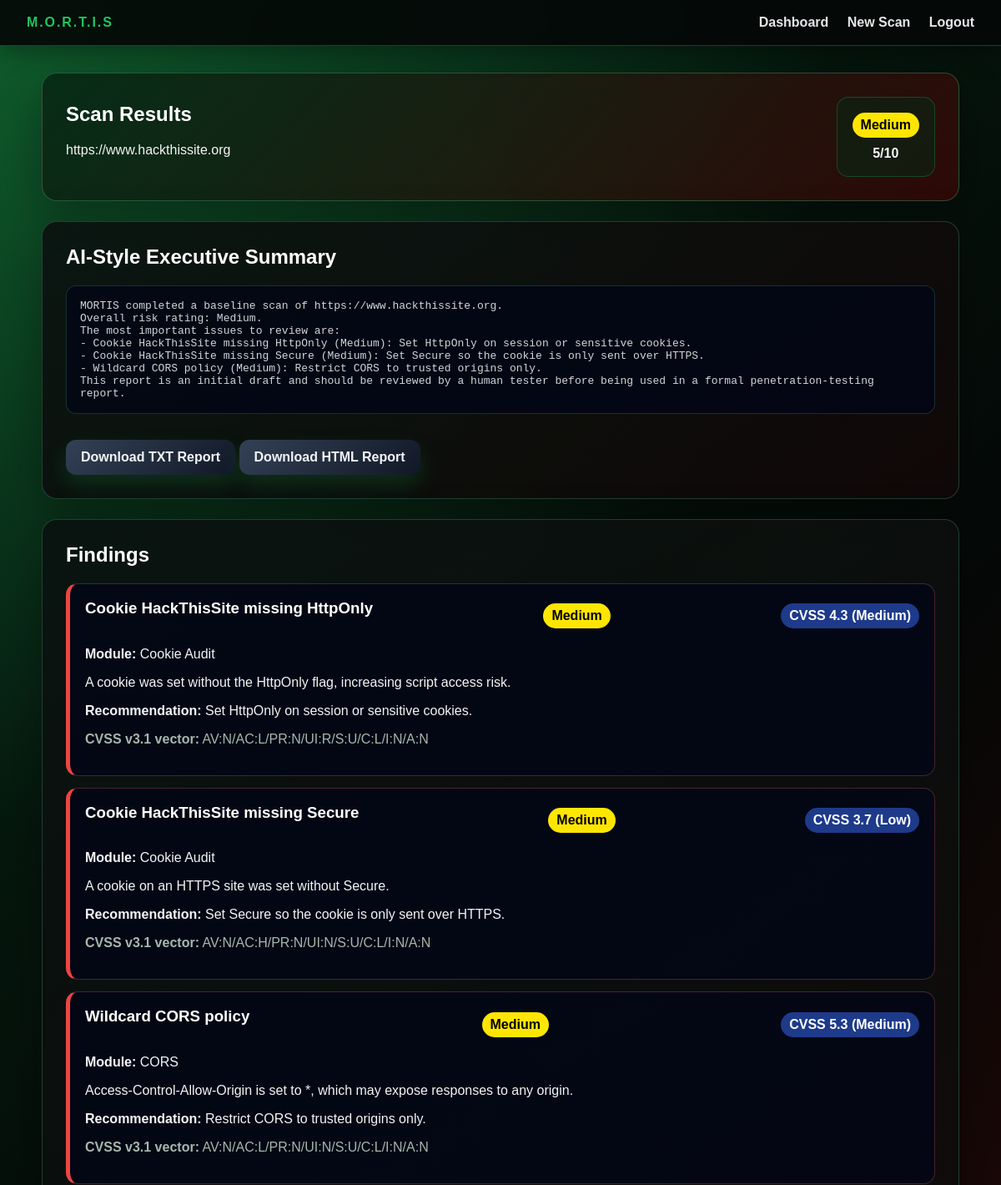
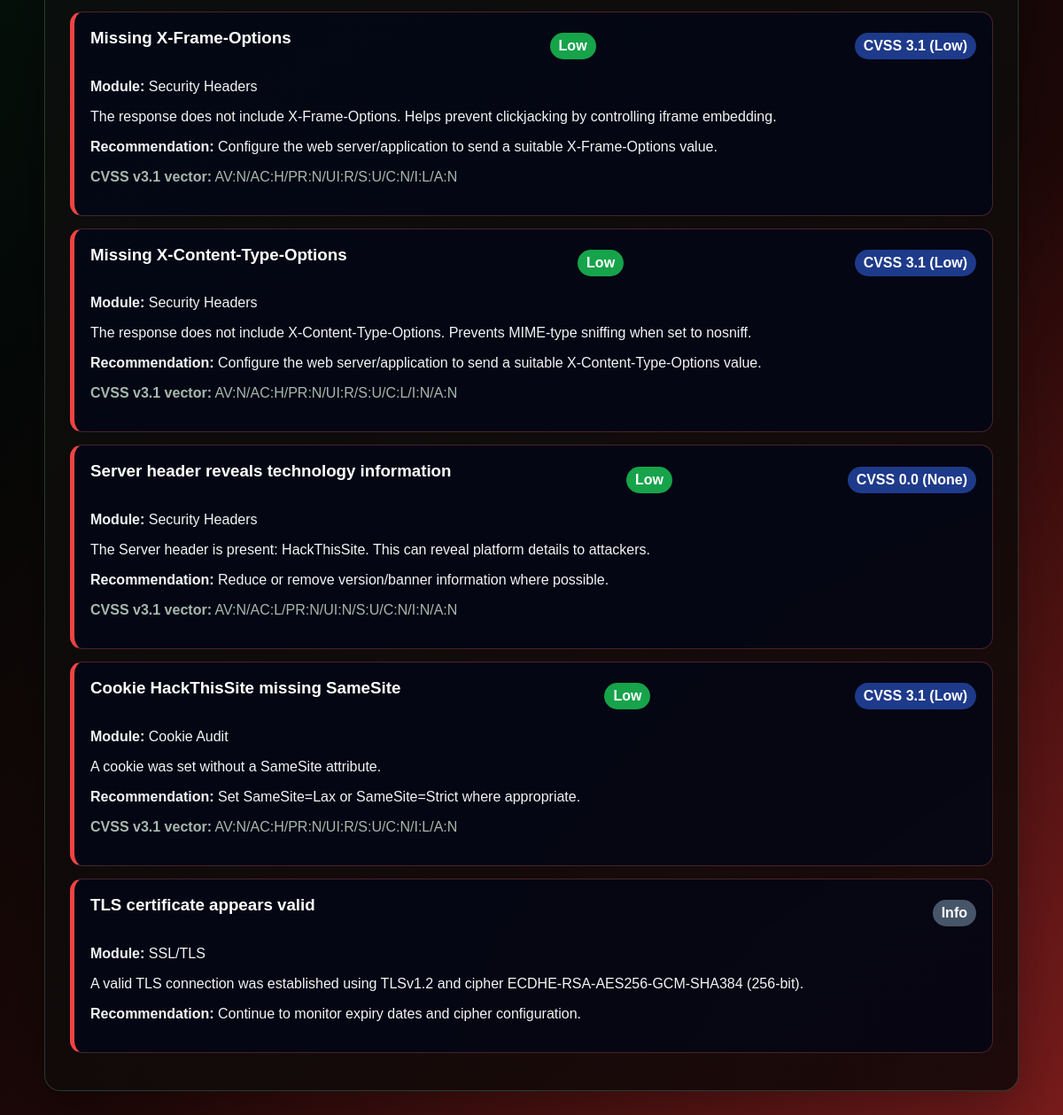
/results/8 (signed in), run on the app's committed database (2 pictures, top to bottom).
### app/models.py (models this page shows)
class Scan(db.Model):
    id = db.Column(db.Integer, primary_key=True)
    target_url = db.Column(db.String(500), nullable=False)
    created_at = db.Column(db.DateTime, default=datetime.utcnow)
    overall_score = db.Column(db.Integer, default=0)
    overall_rating = db.Column(db.String(20), default="Low")
    report_summary = db.Column(db.Text, default="")
    status = db.Column(db.String(20), default="running")  # running | completed | failed
    modules_total = db.Column(db.Integer, default=0)
    modules_done = db.Column(db.Integer, default=0)
    current_module = db.Column(db.String(80), default="")
    findings = db.relationship(
        "Finding",
        backref="scan",
        cascade="all, delete-orphan",
        lazy=True,
        order_by="Finding.score.desc()"
    )

class Finding(db.Model):
    id = db.Column(db.Integer, primary_key=True)
    scan_id = db.Column(db.Integer, db.ForeignKey("scan.id"), nullable=False)
    module = db.Column(db.String(80), nullable=False)
    title = db.Column(db.String(200), nullable=False)
    severity = db.Column(db.String(20), nullable=False)
    score = db.Column(db.Integer, default=0)
    cvss_vector = db.Column(db.String(60), nullable=True)
    cvss_score = db.Column(db.Float, nullable=True)
    cvss_rating = db.Column(db.String(20), nullable=True)
    description = db.Column(db.Text, nullable=False)
    recommendation = db.Column(db.Text, nullable=False)

### app/routes.py (the view)
@bp.route("/results/<int:scan_id>")
@login_required
def results(scan_id):
    scan_record = Scan.query.get_or_404(scan_id)
    if scan_record.status == "running":
        return redirect(url_for("main.scan_progress", scan_id=scan_id))
    return render_template("results.html", scan=scan_record)

### app/routes.py (called while the page is built)
def login_required(view):
    @wraps(view)
    def wrapped(*args, **kwargs):
        if "user_id" not in session:
            return redirect(url_for("main.login"))
        return view(*args, **kwargs)
    return wrapped

### app/templates/results.html
{% extends "base.html" %}
{% block content %}
<section class="hero">
  <div>
    <h1>Scan Results</h1>
    <p>{{ scan.target_url }}</p>
  </div>
  <div class="scorebox">
    <span class="badge {{ scan.overall_rating|lower }}">{{ scan.overall_rating }}</span>
    <strong>{{ scan.overall_score }}/10</strong>
  </div>
</section>
<section class="card">
  <h2>AI-Style Executive Summary</h2>
  <pre class="summary">{{ scan.report_summary }}</pre>
  <a class="button secondary" href="{{ url_for('main.download_report', scan_id=scan.id) }}">Download TXT Report</a>
  <a class="button secondary" href="{{ url_for('main.download_report_html', scan_id=scan.id) }}">Download HTML Report</a>
</section>
<section class="card">
  <h2>Findings</h2>
  {% for f in scan.findings %}
    <article class="finding">
      <div class="finding-head">
        <h3>{{ f.title }}</h3>
        <span class="badge {{ f.severity|lower }}">{{ f.severity }}</span>
        {% if f.cvss_score is not none %}
          <span class="badge cvss" title="{{ f.cvss_vector }}">CVSS {{ "%.1f"|format(f.cvss_score) }} ({{ f.cvss_rating }})</span>
        {% endif %}
      </div>
      <p><strong>Module:</strong> {{ f.module }}</p>
      <p>{{ f.description }}</p>
      <p><strong>Recommendation:</strong> {{ f.recommendation }}</p>
      {% if f.cvss_vector %}<p class="muted"><strong>CVSS v3.1 vector:</strong> {{ f.cvss_vector }}</p>{% endif %}
    </article>
  {% endfor %}
</section>
{% endblock %}

### app/static/css/style.css (style rules this page uses)
:root { --bg: #050807; --bg-red: #3a0707; --bg-green:#062915; --panel: rgba(10, 18, 16, 0.92); --panel-2: rgba(18, 8, 8, 0.88); --text: #f3f4f6; --muted: #a7b7ad; --line: rgba(110, 231, 183, 0.22); --accent: #ef4444; --accent-2:#22c55e; --danger: #dc2626; --success: #16a34a; }
*, *::before, *::after { box-sizing: border-box; }
body { margin: 0; font-family: Arial, sans-serif; color: var(--text); background: radial-gradient(circle at top left, rgba(34, 197, 94, 0.34), transparent 34%), radial-gradient(circle at bottom right, rgba(239, 68, 68, 0.34), transparent 38%), linear-gradient(135deg, var(--bg-green) 0%, var(--bg) 48%, var(--bg-red) 100%); background-attachment: fixed; }
h1, h2, h3 { margin-top: 0; color: #ffffff; }
a { color: #86efac; text-decoration: none; }
.muted { color: var(--muted); }
.hero { display: flex; justify-content: space-between; align-items: center; gap: 24px; padding: 28px; margin-bottom: 24px; background: linear-gradient(135deg, rgba(6, 41, 21, 0.92), rgba(58, 7, 7, 0.76)); border: 1px solid rgba(110, 231, 183, 0.26); border-radius: 18px; box-shadow: 0 20px 55px rgba(0, 0, 0, 0.32); }
.card { padding: 28px; margin-bottom: 24px; background: linear-gradient(145deg, var(--panel), var(--panel-2)); border: 1px solid rgba(110, 231, 183, 0.22); border-radius: 18px; box-shadow: 0 20px 60px rgba(0, 0, 0, 0.32); }
.finding { padding: 18px; margin: 14px 0; background: rgba(2, 6, 23, 0.74); border: 1px solid rgba(248, 113, 113, 0.28); border-left: 5px solid var(--accent); border-radius: 14px; }
.finding-head { display: flex; justify-content: space-between; align-items: center; gap: 16px; }
.summary { white-space: pre-wrap; padding: 16px; color: #d1d5db; background: rgba(2, 6, 23, 0.78); border: 1px solid rgba(110, 231, 183, 0.18); border-radius: 12px; }
.scorebox { display: grid; gap: 10px; text-align: center; padding: 18px; background: rgba(6, 41, 21, 0.55); border: 1px solid rgba(34, 197, 94, 0.26); border-radius: 14px; }
button, .button { display: inline-block; margin-top: 18px; padding: 12px 18px; background: linear-gradient(135deg, var(--accent-2), #15803d); color: #ffffff; font-weight: 800; border: 0; border-radius: 12px; cursor: pointer; box-shadow: 0 12px 24px rgba(22, 163, 74, 0.20); }
.secondary { background: linear-gradient(135deg, #334155, #111827); color: var(--text); }
.badge { display: inline-block; padding: 6px 10px; background: #334155; color: #ffffff; font-weight: 800; border-radius: 999px; }
.badge.info { background: #475569; color: #ffffff; }
.badge.low { background: #16a34a; color: #ffffff; }
.badge.medium { background: #ffe600; color: #000000; }
.badge.cvss { background: #1e3a8a; color: #ffffff; font-weight: 700; }

### data on the page
Scan: target_url "https://www.hackthissite.org", overall_rating "Medium", overall_score "5", report_summary "MORTIS completed a baseline scan of https://www.hackthissite.org. Overall risk rating: Medium. The most important issues to review are: - Cookie HackThisSite missing HttpOnly (Medium): Set HttpOnly on session or sensitive cookies. - Cookie HackThisSite missing Secure (Medium): Set Secure so the cookie is only sent over HTTPS. - Wildcard CORS policy (Medium): Restrict CORS to trusted origins only. This report is an initial draft and should be reviewed by a human tester before being used in a formal penetration-testing report."
Finding: title "Cookie HackThisSite missing HttpOnly", severity "Medium", cvss_score "4.3", cvss_rating "Medium", module "Cookie Audit", description "A cookie was set without the HttpOnly flag, increasing script access risk.", recommendation "Set HttpOnly on session or sensitive cookies.", cvss_vector "AV:N/AC:L/PR:N/UI:R/S:U/C:L/I:N/A:N"
Finding: title "Cookie HackThisSite missing Secure", severity "Medium", cvss_score "3.7", cvss_rating "Low", module "Cookie Audit", description "A cookie on an HTTPS site was set without Secure.", recommendation "Set Secure so the cookie is only sent over HTTPS.", cvss_vector "AV:N/AC:H/PR:N/UI:N/S:U/C:L/I:N/A:N"
Finding: title "Wildcard CORS policy", severity "Medium", cvss_score "5.3", cvss_rating "Medium", module "CORS", description "Access-Control-Allow-Origin is set to *, which may expose responses to any origin.", recommendation "Restrict CORS to trusted origins only.", cvss_vector "AV:N/AC:L/PR:N/UI:N/S:U/C:L/I:N/A:N"
Finding: title "Missing X-Frame-Options", severity "Low", cvss_score "3.1", cvss_rating "Low", module "Security Headers", description "The response does not include X-Frame-Options. Helps prevent clickjacking by controlling iframe embedding.", recommendation "Configure the web server/application to send a suitable X-Frame-Options value.", cvss_vector "AV:N/AC:H/PR:N/UI:R/S:U/C:N/I:L/A:N"
Finding: title "Missing X-Content-Type-Options", severity "Low", cvss_score "3.1", cvss_rating "Low", module "Security Headers", description "The response does not include X-Content-Type-Options. Prevents MIME-type sniffing when set to nosniff.", recommendation "Configure the web server/application to send a suitable X-Content-Type-Options value.", cvss_vector "AV:N/AC:H/PR:N/UI:R/S:U/C:L/I:N/A:N"
Finding: title "Server header reveals technology information", severity "Low", cvss_score "0.0", cvss_rating "None", module "Security Headers", description "The Server header is present: HackThisSite. This can reveal platform details to attackers.", recommendation "Reduce or remove version/banner information where possible.", cvss_vector "AV:N/AC:L/PR:N/UI:N/S:U/C:N/I:N/A:N"
Finding: title "Cookie HackThisSite missing SameSite", severity "Low", cvss_score "3.1", cvss_rating "Low", module "Cookie Audit", description "A cookie was set without a SameSite attribute.", recommendation "Set SameSite=Lax or SameSite=Strict where appropriate.", cvss_vector "AV:N/AC:H/PR:N/UI:R/S:U/C:N/I:L/A:N"
Finding: title "TLS certificate appears valid", severity "Info", module "SSL/TLS", description "A valid TLS connection was established using TLSv1.2 and cipher ECDHE-RSA-AES256-GCM-SHA384 (256-bit).", recommendation "Continue to monitor expiry dates and cipher configuration."
